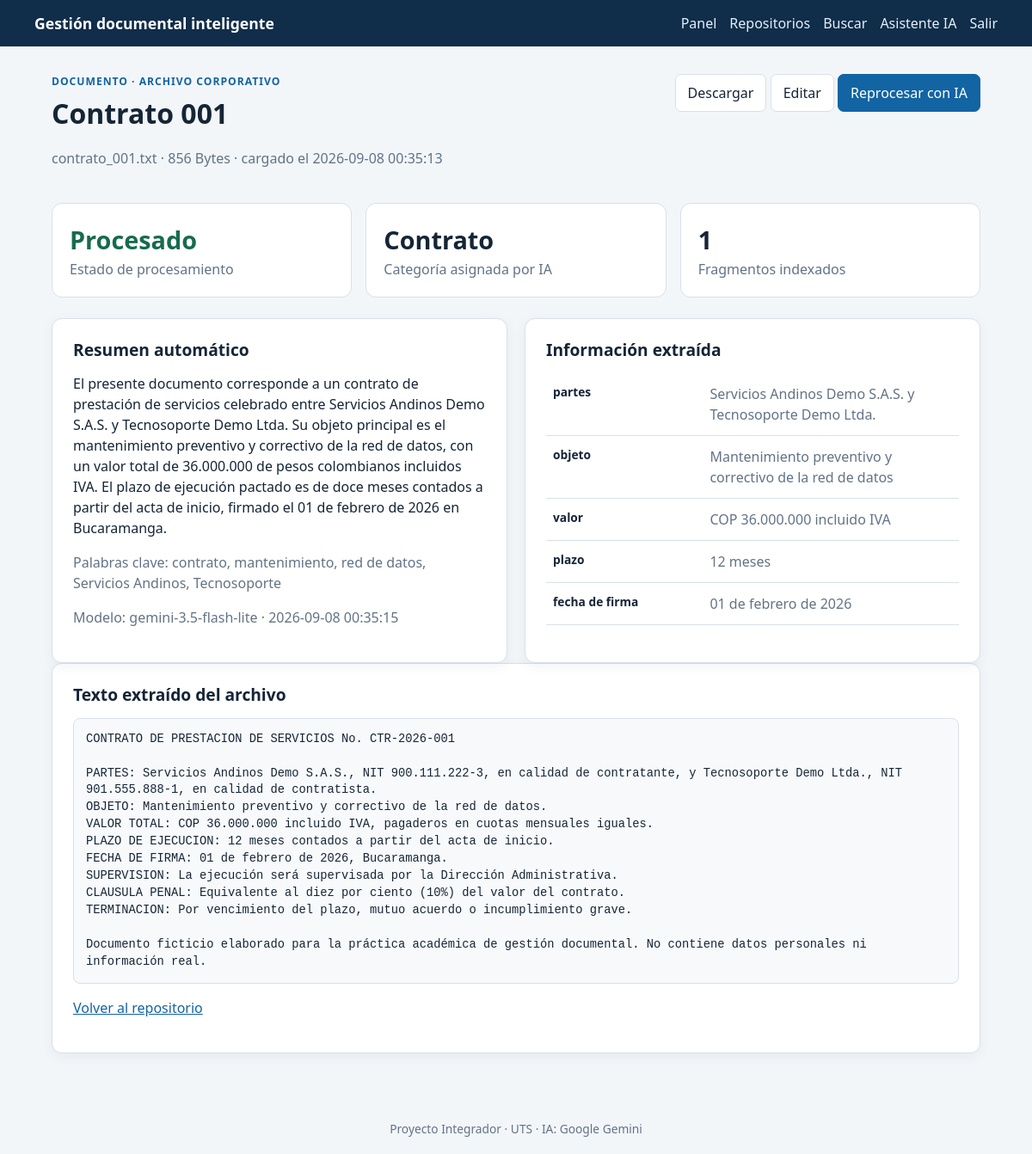
Screenshot of /documentos/1 (signed in) with the database file from the repository.
### tables this page shows
CREATE TABLE repositorios (
    id INTEGER PRIMARY KEY AUTOINCREMENT,
    nombre TEXT NOT NULL,
    descripcion TEXT NOT NULL DEFAULT '',
    propietario_id INTEGER NOT NULL,
    creado_en TIMESTAMP NOT NULL DEFAULT CURRENT_TIMESTAMP,
    actualizado_en TIMESTAMP NOT NULL DEFAULT CURRENT_TIMESTAMP,
    FOREIGN KEY (propietario_id) REFERENCES usuarios (id)
);

CREATE TABLE documentos (
    id INTEGER PRIMARY KEY AUTOINCREMENT,
    repositorio_id INTEGER NOT NULL,
    titulo TEXT NOT NULL,
    descripcion TEXT NOT NULL DEFAULT '',
    categoria TEXT NOT NULL DEFAULT 'Otro',
    nombre_original TEXT NOT NULL,
    nombre_almacenado TEXT NOT NULL UNIQUE,
    tipo_mime TEXT NOT NULL,
    tamano_bytes INTEGER NOT NULL DEFAULT 0,
    estado_procesamiento TEXT NOT NULL DEFAULT 'Pendiente',
    error_procesamiento TEXT,
    resumen TEXT,
    palabras_clave TEXT,
    datos_extraidos TEXT,
    contenido_extraido TEXT,
    modelo_ia TEXT,
    procesado_en TIMESTAMP,
    creado_por INTEGER NOT NULL,
    creado_en TIMESTAMP NOT NULL DEFAULT CURRENT_TIMESTAMP,
    actualizado_en TIMESTAMP NOT NULL DEFAULT CURRENT_TIMESTAMP,
    FOREIGN KEY (repositorio_id) REFERENCES repositorios (id),
    FOREIGN KEY (creado_por) REFERENCES usuarios (id)
);

### app.py (the view)
    @app.route("/documentos/<int:documento_id>")
    @login_required
    def detalle_documento(documento_id: int):
        documento = obtener_documento(documento_id)
        fragmentos = get_db().execute(
            "SELECT COUNT(*) AS total FROM fragmentos WHERE documento_id = ?", (documento_id,)
        ).fetchone()["total"]
        return render_template(
            "documento_detalle.html",
            documento=documento,
            datos=datos_de(documento),
            fragmentos=fragmentos,
        )

### app.py (called while the page is built)
def get_db() -> sqlite3.Connection:
    if "db" not in g:
        g.db = sqlite3.connect(current_app_config("DATABASE"))
        g.db.row_factory = sqlite3.Row
        g.db.execute("PRAGMA foreign_keys = ON")
    return g.db

def current_app_config(key: str):
    from flask import current_app
    return current_app.config[key]

def cerrar_db(_error=None) -> None:
    db = g.pop("db", None)
    if db is not None:
        db.close()

def login_required(view):
    @wraps(view)
    def wrapped_view(**kwargs):
        if g.usuario is None:
            flash("Debes iniciar sesión para continuar.", "warning")
            return redirect(url_for("login"))
        return view(**kwargs)
    return wrapped_view

def obtener_documento(documento_id: int) -> sqlite3.Row:
    documento = get_db().execute(
        """
        SELECT d.*, r.nombre AS repositorio_nombre, r.propietario_id
        FROM documentos d
        JOIN repositorios r ON r.id = d.repositorio_id
        WHERE d.id = ?
        """,
        (documento_id,),
    ).fetchone()
    if documento is None:
        abort(404)
    if g.usuario["rol"] != "administrador" and documento["propietario_id"] != g.usuario["id"]:
        abort(403)
    return documento

def datos_de(documento: sqlite3.Row) -> list[dict]:
    try:
        return json.loads(documento["datos_extraidos"] or "[]")
    except (json.JSONDecodeError, IndexError, KeyError):
        return []

### templates/documento_detalle.html (shortened to what this page needs)
{% extends 'base.html' %}{% block title %}{{ documento['titulo'] }} · Portal{% endblock %}
{% block content %}
<div class="page-head">
  <div>
    <p class="eyebrow">Documento · {{ documento['repositorio_nombre'] }}</p>
    <h1>{{ documento['titulo'] }}</h1>
    <p class="muted">
      {{ documento['nombre_original'] }} · {{ documento['tamano_bytes']|filesizeformat }} ·
      cargado el {{ documento['creado_en'] }}
    </p>
  </div>
  <div>
    <a class="button" href="{{ url_for('descargar_documento', documento_id=documento['id']) }}">Descargar</a>
    <a class="button" href="{{ url_for('editar_documento', documento_id=documento['id']) }}">Editar</a>
    <form method="post" action="{{ url_for('reprocesar_documento', documento_id=documento['id']) }}" class="inline">
      <button class="primary">Reprocesar con IA</button>
    </form>
  </div>
</div>
<div class="cards">
  <article>
    <strong class="estado {{ documento['estado_procesamiento']|lower }}">{{ documento['estado_procesamiento'] }}</strong>
    <span>Estado de procesamiento</span>
  </article>
  <article><strong>{{ documento['categoria'] }}</strong><span>Categoría asignada por IA</span></article>
  <article><strong>{{ fragmentos }}</strong><span>Fragmentos indexados</span></article>
</div>
<div class="grid-two">
  <section class="panel">
    <h2>Resumen automático</h2>
    {% if documento['resumen'] %}
      <p>{{ documento['resumen'] }}</p>
      {% if documento['palabras_clave'] %}
        <p class="muted">Palabras clave: {{ documento['palabras_clave'] }}</p>
      {% endif %}
      <p class="muted">Modelo: {{ documento['modelo_ia'] }} · {{ documento['procesado_en'] }}</p>
    {% else %}
      <p>Este documento aún no tiene resumen. Usa el botón "Reprocesar con IA".</p>
    {% endif %}
  </section>
  <section class="panel">
    <h2>Información extraída</h2>
    {% if datos %}
      <table class="datos">
        <tbody>
        {% for dato in datos %}
          <tr><th>{{ dato['campo'] }}</th><td>{{ dato['valor'] }}</td></tr>
        {% endfor %}
        </tbody>
      </table>
    {% else %}
      <p>Sin datos extraídos todavía.</p>
    {% endif %}
  </section>
</div>
<section class="panel">
  <h2>Texto extraído del archivo</h2>
  {% if documento['contenido_extraido'] %}
    <pre class="contenido">{{ documento['contenido_extraido'][:3000] }}</pre>
  {% else %}
    <p>No se pudo extraer texto de este archivo.</p>
  {% endif %}
  <p><a href="{{ url_for('detalle_repositorio', repositorio_id=documento['repositorio_id']) }}">Volver al repositorio</a></p>
</section>
{% endblock %}

### static/styles.css (style rules this page uses)
:root { --ink:#152536; --muted:#627386; --brand:#1264a3; --surface:#fff; --bg:#f3f6f9; --line:#d8e0e8; --danger:#a33939; --success:#176b4d; }
* { box-sizing:border-box; }
body { margin:0; color:var(--ink); background:var(--bg); font:16px/1.5 system-ui,-apple-system,"Segoe UI",sans-serif; }
a { color:var(--brand); }
h1,h2 { margin-top:0; line-height:1.2; }
h1 { font-size:2rem; }
h2 { font-size:1.2rem; }
.page-head { display:flex; align-items:flex-start; justify-content:space-between; gap:20px; margin-bottom:24px; }
.eyebrow { text-transform:uppercase; letter-spacing:.08em; color:var(--brand); font-size:.76rem; font-weight:700; margin:0 0 8px; }
.panel,.auth-card { background:var(--surface); border:1px solid var(--line); border-radius:12px; padding:24px; box-shadow:0 4px 14px #223c5510; }
button,.button { border:1px solid var(--line); border-radius:7px; padding:9px 14px; background:#fff; color:var(--ink); font:inherit; cursor:pointer; text-decoration:none; display:inline-block; }
button.primary,.primary { color:#fff; background:var(--brand); border-color:var(--brand); }
.inline { display:inline; }
.inline button { padding:0; border:0; background:none; }
.inline button.primary,.inline button.danger { padding:9px 14px; border-radius:7px; border:1px solid var(--brand); background:var(--brand); color:#fff; }
.cards { display:grid; grid-template-columns:repeat(auto-fit,minmax(200px,1fr)); gap:16px; margin-bottom:24px; }
.cards article { background:#fff; border:1px solid var(--line); border-radius:12px; padding:20px; }
.cards strong { display:block; font-size:1.8rem; }
.cards span { color:var(--muted); }
.grid-two { display:grid; grid-template-columns:1fr 1fr; gap:20px; }
table { width:100%; border-collapse:collapse; }
th,td { text-align:left; border-bottom:1px solid var(--line); padding:12px 8px; vertical-align:top; }
th { color:var(--muted); font-size:.86rem; }
.muted { color:var(--muted); }
.estado { font-weight:700; }
.estado.procesado { color:var(--success); }
.datos { width:100%; }
.datos th { width:38%; color:var(--ink); font-weight:650; }
.datos td { color:var(--muted); }
.contenido { background:#f7f9fb; border:1px solid var(--line); border-radius:8px; padding:14px; max-height:340px; overflow:auto; white-space:pre-wrap; font-size:.86rem; line-height:1.45; }

### rows the page displays
repositorios: repositorio_nombre "ARCHIVO CORPORATIVO"
documentos: titulo "Contrato 001", nombre_original "contrato_001.txt", tamano_bytes|filesizeformat "856 Bytes", creado_en "2026-09-08 00:35:13", estado_procesamiento "Procesado", categoria "Contrato", resumen "El presente documento corresponde a un contrato de prestación de servicios celebrado entre Servicios Andinos Demo S.A.S. y Tecnosoporte Demo Ltda. Su objeto principal es el mantenimiento preventivo y correctivo de la red de datos, con un valor total de 36.000.000 de pesos colombianos incluidos IVA. El plazo de ejecución pactado es de doce meses contados a partir del acta de inicio, firmado el 01 de febrero de 2026 en Bucaramanga.", palabras_clave "contrato, mantenimiento, red de datos, Servicios Andinos, Tecnosoporte", modelo_ia "gemini-3.5-flash-lite", procesado_en "2026-09-08 00:35:15", contenido_extraido "CONTRATO DE PRESTACION DE SERVICIOS No. CTR-2026-001 PARTES: Servicios Andinos Demo S.A.S., NIT 900.111.222-3, en calidad de contratante, y Tecnosoporte Demo Ltda., NIT 901.555.888-1, en calidad de contratista. OBJETO: Mantenimiento preventivo y correctivo de la red de datos. VALOR TOTAL: COP 36.000.000 incluido IVA, pagaderos en cuotas mensuales iguales. PLAZO DE EJECUCION: 12 meses contados a partir del acta de inicio. FECHA DE FIRMA: 01 de febrero de 2026, Bucaramanga. SUPERVISION: La ejecución será supervisada por la Dirección Administrativa. CLAUSULA PENAL: Equivalente al diez por ciento (10%) del valor del contrato. TERMINACION: Por vencimiento del plazo, mutuo acuerdo o…"

### other values shown
{{ fragmentos }} "1"
{{ dato['campo'] }} "partes" "objeto" "valor" "plazo" "fecha de firma"
{{ dato['valor'] }} "Servicios Andinos Demo S.A.S. y Tecnosoporte Demo Ltda." "Mantenimiento preventivo y correctivo de la red de datos" "COP 36.000.000 incluido IVA" "12 meses" "01 de febrero de 2026"
